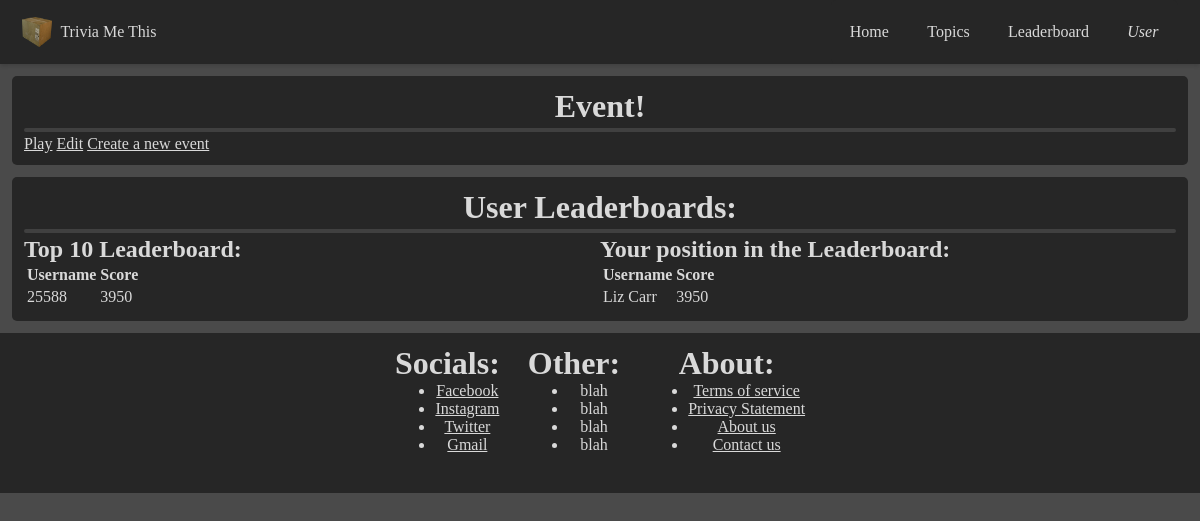
The page /event/view?id=11 (signed in) on the database its author committed.
### tables this page shows
CREATE TABLE users_scores (event_id INTEGER REFERENCES events (event_id) NOT NULL, user_id INTEGER REFERENCES users (user_id) NOT NULL, score INTEGER, PRIMARY KEY (event_id, user_id));

CREATE TABLE users (user_id INTEGER NOT NULL PRIMARY KEY AUTOINCREMENT UNIQUE, username STRING NOT NULL UNIQUE, password STRING NOT NULL, email STRING NOT NULL UNIQUE, security STRING);

### app.py (the view)
@app.route('/event/view', methods=['GET'])
def eventView():
    if request.args.get('id'):
        event_id = request.args.get('id')
        result_event = getEvent(event_id)
        if len(result_event) > 0:
            leaderboard = getTop10LeaderBoard(event_id)
            userboard = getUserLeaderBoard(session.get('user_id'), event_id)
            return render_template('view.html', title=str(result_event[0][1]), result_event=result_event[0],
                                   leaderboard=leaderboard, userboard=userboard)
        else:
            flash("An event with that id was not found!", 'error')
            return redirect(url_for('index'))
    else:
        flash("You have to have select an event to be able to access that page!", 'error')
        return redirect(url_for('index'))

### app.py (called while the page is built)
def getEvent(event_id):
    sql_event = """
                        SELECT *
                        FROM events
                        WHERE event_id = ?;"""
    cur.execute(sql_event, (event_id,))
    result_event = cur.fetchall()
    return result_event

def getTop10LeaderBoard(event_id):
    sql_leaderboard = """
                        SELECT u.username, us.score
                        FROM users u, users_scores us
                        WHERE u.user_id = us.user_id
                        AND us.event_id = ?
                        ORDER BY score DESC
                        LIMIT 10;"""
    cur.execute(sql_leaderboard, (event_id,))
    result_leaderboard = cur.fetchall()
    return result_leaderboard

### templates/view.html
{% extends 'layout.html' %}
{% block mainContent %}
    <div id="Content-1" class="content">
        <h1 class="content-title">Event!</h1>
        <div class="line-break"></div>
        <a class="button" href="/event/play?id={{ result_event[0] }}">Play</a>
        <a class="button" href="/event/edit?id={{ result_event[0] }}">Edit</a>
        <a class="button" href="/event/create">Create a new event</a>
    </div>
    <div id="Content-2" class="content">
        <h1 class="content-title">User Leaderboards:</h1>
        <div class="line-break"></div>
        <div class="auto-column">
            <div>
                <h2>Top 10 Leaderboard:</h2>
                <table>
                    <tr>
                        <th>Username</th>
                        <th>Score</th>
                    </tr>
                    {% for user in leaderboard %}
                        <tr>
                            <td>{{ user[0] }}</td>
                            <td>{{ user[1] }}</td>
                        </tr>
                    {% endfor %}
                </table>
            </div>
            <div>
                <h2>Your position in the Leaderboard:</h2>
                <table>
                    <tr>
                        <th>Username</th>
                        <th>Score</th>
                    </tr>
                    {% for user in userboard %}
                        <tr>
                            <td>{{ user[0] }}</td>
                            <td>{{ user[1] }}</td>
                        </tr>
                    {% endfor %}
                </table>
            </div>
        </div>
    </div>
{% endblock %}

### static/css/main.css (style rules this page uses)
:root { --navbar-bg-color: hsl(0, 0%, 15%); --navbar-text-color: hsl(0, 0%, 85%); --navbar-text-color-focus: white; --navbar-bg-contrast: hsl(0, 0%, 25%); --body-bg-color: hsl(0, 0%, 29%); --body-text-color: hsl(0, 0%, 85%); --body-text-color-focus: white; --body-highlight-color: #34b; --body-bg-contrast: hsl(0, 0%, 25%); --footer-height: 160px; --footer-bg-color: hsl(0, 0%, 15%); --footer-text-color: hsl(0, 0%, 85%); --footer-text-color-focus: white; --footer-bg-contrast: hsl(0, 0%, 25%); }
body { font-family: Georgia, serif; background-color: var(--body-bg-color); color: var(--body-text-color); width: 100%; height: 100%; }
* { box-sizing: border-box; margin: 0; }
a { color: var(--body-text-color); }
.auto-column { display: grid; grid-template-columns: repeat(auto-fit, minmax(217px, 1fr)); overflow-x: clip; }
#Main-Content .content { margin: 1vw; padding: 12px; border-radius: 5px; background-color: var(--footer-bg-color); color: var(--footer-text-color); }
.content-title { text-align: center; }
.line-break { align-content: center; height: 4px; width: 100%; background-color: var(--body-bg-contrast); border-radius: 10px; margin: 3px auto; }

### rows shown on the page
users_scores: username "25588", score "3950", username "Liz Carr"
